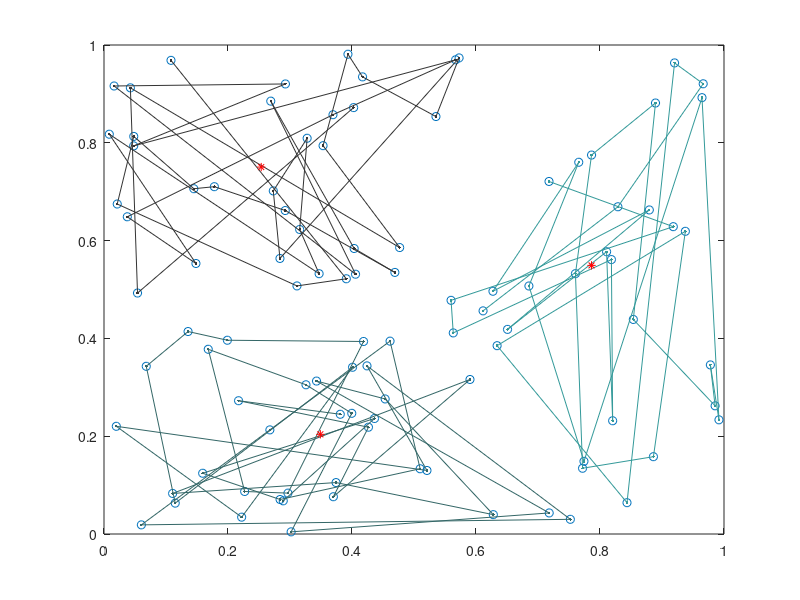

Write the MATLAB code that produced this figure.
clear,clc,close all;
tic;
% % 1. 1 dimension
% data = rand(100,1);

% % 2. 2 dimension
% data = rand(100,2);

% 3. load data
load('data1.mat','data');

[dataNum,dataDim] = size(data);

centerNum = 3;
% options = [2;	             % exponent for the partition matrix U
%     200;	                 % max. number of iteration
%     1e-5;	                 % min. amount of improvement
%     1];	                     % info display during iteration
% [center,U,obj_fcn] = fcm(data,centerNum,options);
[center,U,obj_fcn] = fcm(data,centerNum);

% plot 2 dimension graph
plot(data(:,1), data(:,2),'o');
hold on;

% Find the data points with highest grade of membership in each cluster
maxU = max(U);
index = cell(centerNum);
for i =1 : centerNum
    indTmp = find(U(i,:) == maxU);
    index(i) = {indTmp};
    colorRGB = [1 i i] .* 0.2;                 % ensure colorRGB less than [1 1 1]
    line(data(index{i},1),data(index{i},2),'marker', '.','color', colorRGB);
end

% Plot the cluster centers
plot(center(:,1),center(:,2),'*','color','r')
hold off;

toc